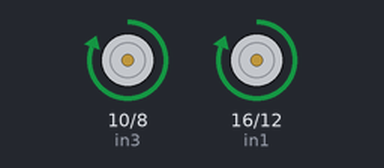
The program below on a simulated Raspberry Pi (header pin numbers). Shown: motor-driver pin pairs drawn as motors (green arrow = first pin HIGH = forward, orange = second pin HIGH = backward, longer = more drive). At 60.0 s the program stops and its outputs stay as they are.

Above: at 0.1 s.
At 60.1 s:
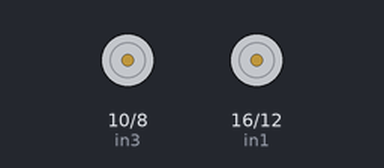
Timing chart, 0 to 61.5 s (numbered marks = the images above):
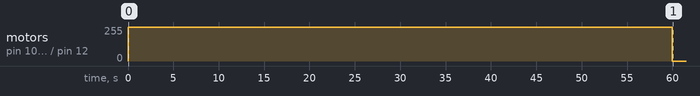

The program:

motorcar.py
```python
#Code for Controlling Car
import RPi.GPIO as GPIO
import time
GPIO.setmode(GPIO.BOARD)

#motor1(red and blue wires)
in1=16
in2=12

#motor2(green and yellow wires)
in3=10
in4=8

GPIO.setup(in1, GPIO.OUT)
GPIO.setup(in2, GPIO.OUT)
GPIO.setup(in3, GPIO.OUT)
GPIO.setup(in4, GPIO.OUT)

# GPIO.output(in1, 0)
# p=GPIO.PWM(in2, 50)
# p.start(50)
# time.sleep(10)
# p.stop()
GPIO.output(in1, 1)
GPIO.output(in2, 0)
GPIO.output(in4, 0)
GPIO.output(in3, 1)
time.sleep(60)
GPIO.output(in1, 0)
GPIO.output(in2, 0)
GPIO.output(in3, 0)
GPIO.output(in4, 0)
```

Measured:
- by itself, motor on pin 10 (in3) / pin 8 (in4), motor on pin 16 (in1) / pin 12 (in2): stopped → forward 255/255 at 0.00 s, → stopped 60.0 s later
